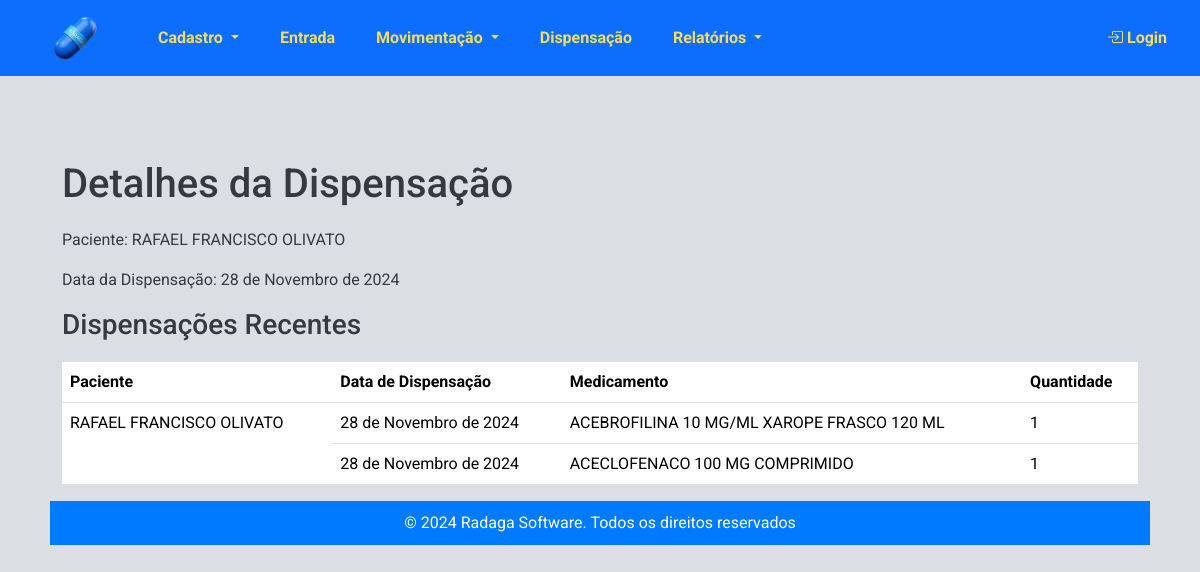
/estoque/estoque/dispensacoes/1/, run on the app's committed database.
### estoque/models.py (models this page shows, shortened)
class Dispensacao(models.Model):
    paciente = models.ForeignKey('Paciente', on_delete=models.CASCADE)
    medico = models.ForeignKey('Medico', on_delete=models.SET_NULL, null=True, blank=True,  verbose_name="Médico")
    outros_prescritores = models.CharField(max_length=255, blank=True, null=True)
    numero_notificacao = models.CharField(max_length=6, blank=True, null=True, verbose_name="Número notificação")
    data_receita = models.DateField(default=timezone.now)
    data_dispensacao = models.DateField(auto_now_add=True)

class Paciente(models.Model):
    nome = models.CharField(max_length=100)
    nome_mae = models.CharField(max_length=100, verbose_name="Nome da mãe")
    cns = models.CharField(max_length=15, unique=True, verbose_name="CNS")
    cpf = models.CharField(max_length=11, unique=True, verbose_name="CPF")
    data_nascimento = models.DateField()

class DispensacaoMedicamento(models.Model):
    dispensacao = models.ForeignKey('Dispensacao', related_name='medicamentos', on_delete=models.CASCADE)
    medicamento = models.ForeignKey('Medicamento', on_delete=models.CASCADE)
    quantidade = models.PositiveIntegerField()

class Medicamento(models.Model):
    LISTA_CHOICES = [
        ('A', 'Lista A'),
        ('B', 'Lista B'),
        ('C', 'Lista C'),
    ]
    codigo_identificacao = models.CharField(max_length=100, blank=True, null=True)
    nome = models.CharField(max_length=255, blank=True, null=True)
    psicotropico = models.CharField(max_length=1, choices=LISTA_CHOICES, blank=True, null=True, verbose_name="Psicotrópico")

### estoque/views.py (the view)
# urls.py: path('dispensacoes/<int:id>/', views.detalhes_dispensacao, name='detalhes_dispensacao'),
def detalhes_dispensacao(request, id):
    dispensacao = Dispensacao.objects.get(id=id)
    dispensacoes_recentes = Dispensacao.objects.order_by("-data_dispensacao")[:5]
    context = {
        "dispensacao": dispensacao,
        "dispensacoes_recentes": dispensacoes_recentes,
    }
    return render(request, "estoque/detalhes_dispensacao.html", context)

### estoque/templates/estoque/detalhes_dispensacao.html
{% extends 'estoque/base.html' %}
{% block content %}
<div class="container">
    <h1>Detalhes da Dispensação</h1>
    <p>Paciente: {{ dispensacao.paciente.nome }}</p>
    <p>Data da Dispensação: {{ dispensacao.data_dispensacao }}</p>
    <h3>Dispensações Recentes</h3>
    <table class="table">
        <thead>
            <tr>
                <th>Paciente</th>
                <th>Data de Dispensação</th>
                <th>Medicamento</th>
                <th>Quantidade</th>
            </tr>
        </thead>
        <tbody>
            {% for dispensacao in dispensacoes_recentes %}
                {% for item in dispensacao.medicamentos.all %}
                    <tr>
                        {% if forloop.first %}
                            <td rowspan="{{ dispensacao.medicamentos.count }}">{{ dispensacao.paciente.nome }}</td>
                        {% endif %}
                        <td>{{ dispensacao.data_dispensacao }}</td>
                        <td>{{ item.medicamento.nome }}</td>
                        <td>{{ item.quantidade }}</td>
                    </tr>
                {% endfor %}
            {% empty %}
                <tr>
                    <td colspan="4">Nenhuma dispensação registrada ainda.</td>
                </tr>
            {% endfor %}
        </tbody>
    </table>
{% endblock %}

### estoque/static/estoque/css/styles.css (style rules this page uses)
html, body { height: 100%; margin: 0; padding: 0; font-family: 'Roboto', sans-serif; background-color: #dbdfe4; color: #343a40; display: flex; flex-direction: column; }
.container { margin-top: 20px; }
h1, h2, h3, h4, h5, h6 { font-family: 'Roboto', sans-serif; color: #343a40; margin-bottom: 20px; }
h1 { font-size: 2.5rem; }
h3 { font-size: 1.75rem; }

### data on the page
Dispensacao: paciente.nome "RAFAEL FRANCISCO OLIVATO", data_dispensacao "28 de Novembro de 2024"
DispensacaoMedicamento: medicamento.nome "ACEBROFILINA 10 MG/ML XAROPE FRASCO 120 ML", quantidade "1"
DispensacaoMedicamento: medicamento.nome "ACECLOFENACO 100 MG COMPRIMIDO", quantidade "1"
